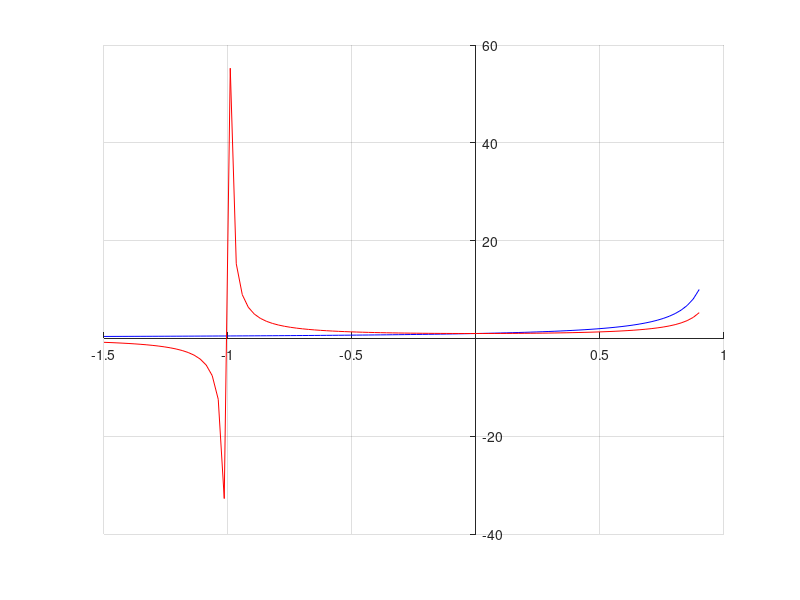

The MATLAB script that drew this image:
clear all
close all

I = [-1.5,0.9];
DIM = 100;
xx = linspace(I(1),I(2),DIM);

f = @(x) 1./(1-x);
g = @(x) x.^2;

%gg = GeomReihe(xx,50)

hold on
plot(xx,f(xx),"b-")
plot(xx,f(g(xx)), "r-")
%plot(xx,gg,"r-")
%ylim([0,30])
%daspect([1 1 1])
grid on
set(gca, "XAxisLocation", "origin", "YAxisLocation", "origin")

waitfor(gcf);
